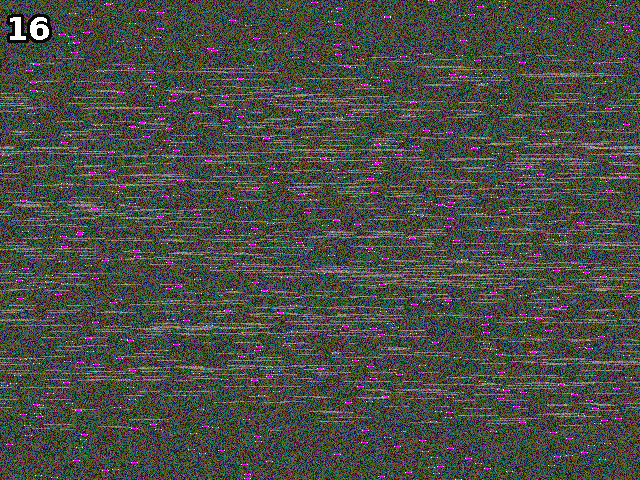
#> input picture python_challenge_16/mozart.gif, 640 x 480 px
$ python python_16.py
#> lines starting #> are read from the running program, lines starting #| are printed output that depends on the picture
#将每一行的粉红色对齐
import PIL
from PIL import Image
from PIL import ImageChops

mozart = Image.open('mozart.gif')
#> mozart is the input picture: PIL image 640x480 P; mean R, G, B 74.6, 76.9, 70.2

palette = mozart.getpalette()
#> palette = 768 values, max 255 at index 45, min 0 at index 0, mean 133.3
purple = 195

for y in range(mozart.size[1]):
    rect = 0,y,640,y+1
    croped = mozart.crop(rect)
    data = list(croped.getdata())
    index = data.index(purple)
    croped = ImageChops.offset(croped,-index)
    mozart.paste(croped,rect)
#> this loop made 480 passes
#> index on passes 1 to 3: 429, 500, 312
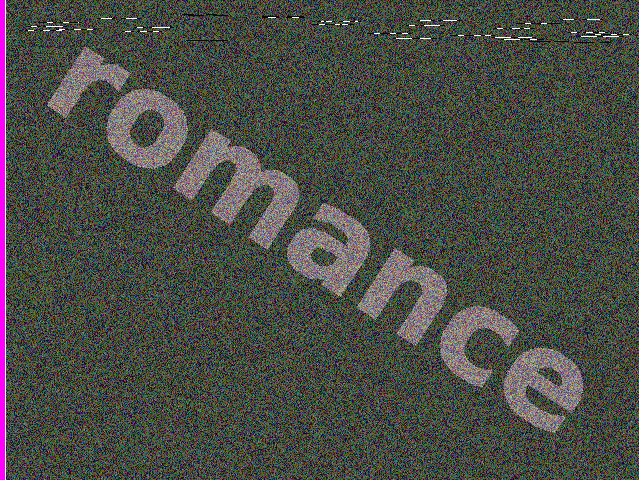
#> mozart: PIL image 640x480 P; mean R, G, B 74.6, 76.9, 70.2

mozart.show()
mozart.save('resault.gif')
#显示 romance
